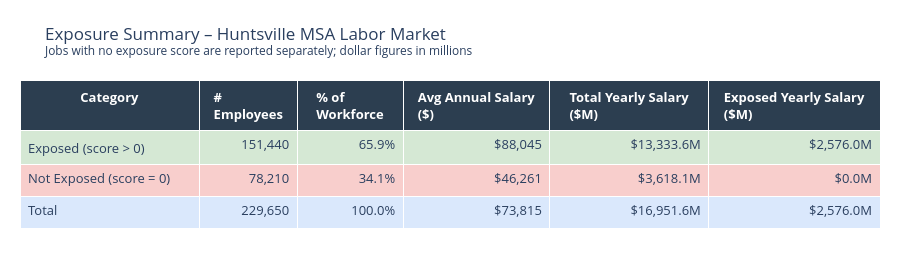

This figure's notebook cell:
### Markdown cell above
## 10. Summary – Cumulative Exposure: Workers & Salary at Risk

### Code cell
summary_df = df.dropna(subset=['Mean Annual']).copy()
summary_df['Yearly Salary'] = summary_df['Estimated Employment'] * summary_df['Mean Annual']
summary_df['Exposed Yearly Salary'] = summary_df['Yearly Salary'] * summary_df['observed_exposure']

def agg_group(mask, label):
    g = summary_df[mask]
    emp        = g['Estimated Employment'].sum()
    yearly_sal = g['Yearly Salary'].sum()
    exp_sal    = g['Exposed Yearly Salary'].sum()
    avg_salary = yearly_sal / emp if emp else 0
    return {
        'Category':                    label,
        '# Employees':                 emp,
        '% of Workforce':              emp / summary_df['Estimated Employment'].sum() * 100,
        'Avg Annual Salary ($)':       avg_salary,
        'Total Yearly Salary ($M)':    yearly_sal / 1e6,
        'Exposed Yearly Salary ($M)':  exp_sal    / 1e6,
    }

exposed_mask = summary_df['observed_exposure'] > 0
rows = [
    agg_group(exposed_mask,                              'Exposed (score > 0)'),
    agg_group(~exposed_mask,                             'Not Exposed (score = 0)'),
    agg_group(pd.Series(True, index=summary_df.index),  'Total'),
]

tbl = pd.DataFrame(rows)

fig7 = go.Figure(go.Table(
    columnwidth=[220, 120, 130, 180, 195, 210],
    header=dict(
        values=[f'<b>{c}</b>' for c in tbl.columns],
        fill_color='#2c3e50',
        font=dict(color='white', size=13),
        align='center',
        height=36,
    ),
    cells=dict(
        values=[
            tbl['Category'],
            tbl['# Employees'].map('{:,.0f}'.format),
            tbl['% of Workforce'].map('{:.1f}%'.format),
            tbl['Avg Annual Salary ($)'].map('${:,.0f}'.format),
            tbl['Total Yearly Salary ($M)'].map('${:,.1f}M'.format),
            tbl['Exposed Yearly Salary ($M)'].map('${:,.1f}M'.format),
        ],
        fill_color=[['#d5e8d4', '#f8cecc', '#dae8fc']],
        font=dict(size=13),
        align=['left', 'right', 'right', 'right', 'right', 'right'],
        height=32,
    ),
))

fig7.update_layout(
    title='Exposure Summary – Huntsville MSA Labor Market<br>'
          '<sup>Jobs with no exposure score are reported separately; dollar figures in millions</sup>',
    height=260,
    margin=dict(l=20, r=20, t=80, b=20),
)

fig7.show()

### Figure 1 — Plotly figure (JSON) as saved in the notebook; plotly's stock layout.template omitted (floating-point values rounded to 4 significant figures)
{"data": [{"cells": {"align": ["left", "right", "right", "right", "right", "right"], "fill": {"color": [["#d5e8d4", "#f8cecc", "#dae8fc"]]}, "font": {"size": 13}, "height": 32, "values": [["Exposed (score > 0)", "Not Exposed (score = 0)", "Total"], ["151,440", "78,210", "229,650"], ["65.9%", "34.1%", "100.0%"], ["$88,045", "$46,261", "$73,815"], ["$13,333.6M", "$3,618.1M", "$16,951.6M"], ["$2,576.0M", "$0.0M", "$2,576.0M"]]}, "columnwidth": [220, 120, 130, 180, 195, 210], "header": {"align": "center", "fill": {"color": "#2c3e50"}, "font": {"color": "white", "size": 13}, "height": 36, "values": ["<b>Category</b>", "<b># Employees</b>", "<b>% of Workforce</b>", "<b>Avg Annual Salary ($)</b>", "<b>Total Yearly Salary ($M)</b>", "<b>Exposed Yearly Salary ($M)</b>"]}, "type": "table"}], "layout": {"height": 260, "margin": {"b": 20, "l": 20, "r": 20, "t": 80}, "title": {"text": "Exposure Summary – Huntsville MSA Labor Market<br><sup>Jobs with no exposure score are reported separately; dollar figures in millions</sup>"}}}
